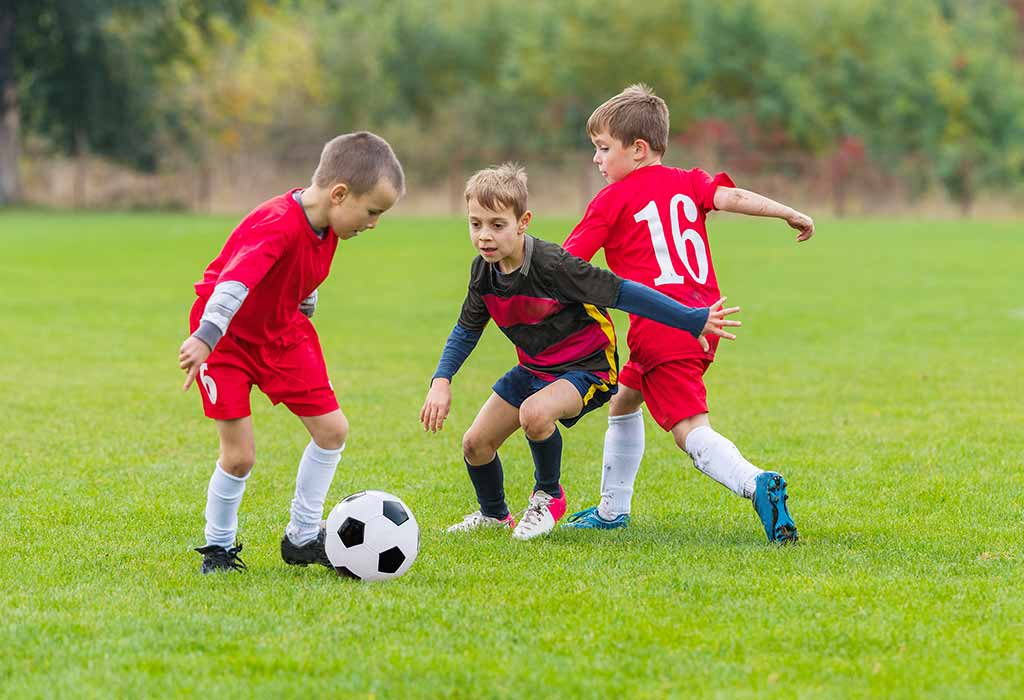
#> input picture data/football.jpeg, 1024 x 700 px
$ python -i gmc.py   (imports and definitions only)
#> lines starting #> are read from the running program, lines starting #| are printed output that depends on the picture
#> further down, picture is the input picture: shape (700, 1024, 3); mean B, G, R 81.4, 153.8, 149.1
# Ultralytics YOLO 🚀, AGPL-3.0 license

import copy

import cv2
import numpy as np

from rtm.utils import LOGGER


class GMC:
    def __init__(self, method="sparseOptFlow", downscale=2, verbose=None):
        """Initialize a video tracker with specified parameters."""
        super().__init__()

        self.method = method
        self.downscale = max(1, int(downscale))

        if self.method == "orb":
            self.detector = cv2.FastFeatureDetector_create(20)
            self.extractor = cv2.ORB_create()
            self.matcher = cv2.BFMatcher(cv2.NORM_HAMMING)

        elif self.method == "sift":
            self.detector = cv2.SIFT_create(
                nOctaveLayers=3, contrastThreshold=0.02, edgeThreshold=20
            )
            self.extractor = cv2.SIFT_create(
                nOctaveLayers=3, contrastThreshold=0.02, edgeThreshold=20
            )
            self.matcher = cv2.BFMatcher(cv2.NORM_L2)

        elif self.method == "ecc":
            number_of_iterations = 5000
            termination_eps = 1e-6
            self.warp_mode = cv2.MOTION_EUCLIDEAN
            self.criteria = (
                cv2.TERM_CRITERIA_EPS | cv2.TERM_CRITERIA_COUNT,
                number_of_iterations,
                termination_eps,
            )

        elif self.method == "sparseOptFlow":
            self.feature_params = dict(
                maxCorners=1000,
                qualityLevel=0.01,
                minDistance=1,
                blockSize=3,
                useHarrisDetector=False,
                k=0.04,
            )
            # self.gmc_file = open('GMC_results.txt', 'w')

        elif self.method in ["file", "files"]:
            seqName = verbose[0]
            ablation = verbose[1]
            if ablation:
                filePath = r"tracker/GMC_files/MOT17_ablation"
            else:
                filePath = r"tracker/GMC_files/MOTChallenge"

            if "-FRCNN" in seqName:
                seqName = seqName[:-6]
            elif "-DPM" in seqName or "-SDP" in seqName:
                seqName = seqName[:-4]
            self.gmcFile = open(f"{filePath}/GMC-{seqName}.txt")

            if self.gmcFile is None:
                raise ValueError(
                    f"Error: Unable to open GMC file in directory:{filePath}"
                )
        elif self.method in ["none", "None"]:
            self.method = "none"
        else:
            raise ValueError(f"Error: Unknown CMC method:{method}")

        self.prevFrame = None
        self.prevKeyPoints = None
        self.prevDescriptors = None

        self.initializedFirstFrame = False

    def apply(self, raw_frame, detections=None):
        """Apply object detection on a raw frame using specified method."""
        if self.method in ["orb", "sift"]:
            return self.applyFeatures(raw_frame, detections)
        elif self.method == "ecc":
            return self.applyEcc(raw_frame, detections)
        elif self.method == "sparseOptFlow":
            return self.applySparseOptFlow(raw_frame, detections)
        elif self.method == "file":
            return self.applyFile(raw_frame, detections)
        elif self.method == "none":
            return np.eye(2, 3)
        else:
            return np.eye(2, 3)

    # [171 lines left out: functions applyEcc, applyFeatures, not called in this run]

    def applySparseOptFlow(self, raw_frame, detections=None):
        """Initialize."""
        # t0 = time.time()
        height, width, _ = raw_frame.shape
#> height = 700; width = 1024
        frame = cv2.cvtColor(raw_frame, cv2.COLOR_BGR2GRAY)
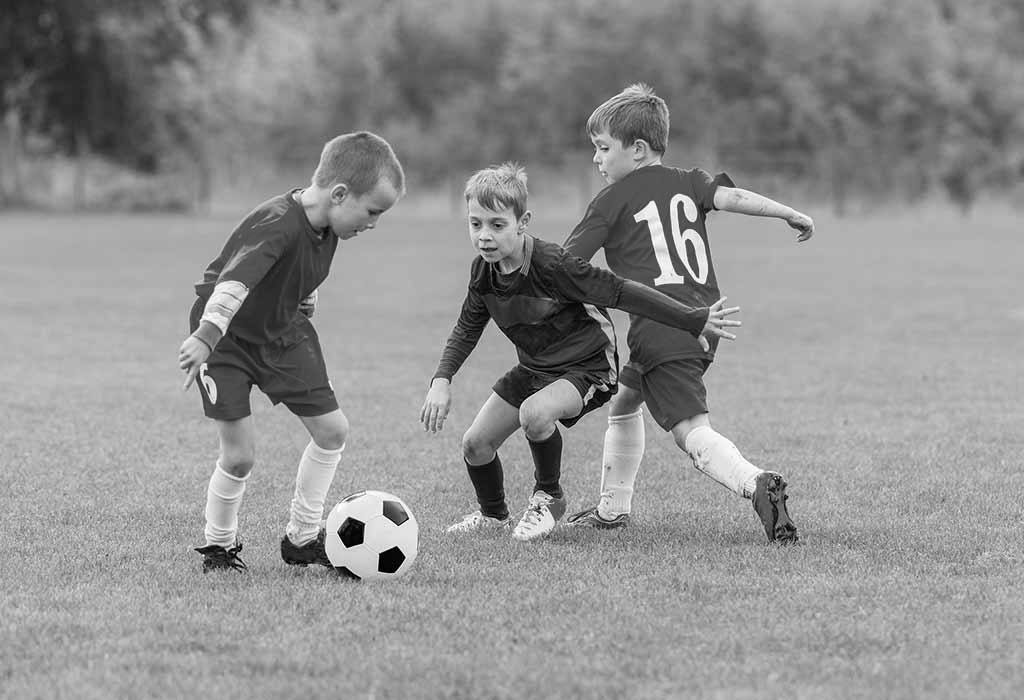
#> frame: shape (700, 1024); min 0, max 255, mean 144.2
        H = np.eye(2, 3)

        # Downscale image
        if self.downscale > 1.0:
            # frame = cv2.GaussianBlur(frame, (3, 3), 1.5)
            frame = cv2.resize(
                frame, (width // self.downscale, height // self.downscale)
            )
#> frame: shape (350, 512)

        # Find the keypoints
        keypoints = cv2.goodFeaturesToTrack(frame, mask=None, **self.feature_params)
#> keypoints = 1000 rows, first 8: [340, 101], [190, 284], [343, 120], [102, 186], [173, 273], [106, 201], [180, 270], [198, 273]

        # Handle first frame
        if not self.initializedFirstFrame:
            # Initialize data
            self.prevFrame = frame.copy()
            self.prevKeyPoints = copy.copy(keypoints)
#> self.prevKeyPoints has the same summary as keypoints

            # Initialization done
            self.initializedFirstFrame = True

            return H

        # Find correspondences
        matchedKeypoints, status, err = cv2.calcOpticalFlowPyrLK(
            self.prevFrame, frame, self.prevKeyPoints, None
        )

        # Leave good correspondences only
        prevPoints = []
        currPoints = []

        for i in range(len(status)):
            if status[i]:
                prevPoints.append(self.prevKeyPoints[i])
                currPoints.append(matchedKeypoints[i])

        prevPoints = np.array(prevPoints)
        currPoints = np.array(currPoints)

        # Find rigid matrix
        if (np.size(prevPoints, 0) > 4) and (
            np.size(prevPoints, 0) == np.size(prevPoints, 0)
        ):
            H, inliers = cv2.estimateAffinePartial2D(prevPoints, currPoints, cv2.RANSAC)

            # Handle downscale
            if self.downscale > 1.0:
                H[0, 2] *= self.downscale
                H[1, 2] *= self.downscale
        else:
            LOGGER.warning("WARNING: not enough matching points")

        # Store to next iteration
        self.prevFrame = frame.copy()
        self.prevKeyPoints = copy.copy(keypoints)

        # gmc_line = str(1000 * (time.time() - t0)) + "\t" + str(H[0, 0]) + "\t" + str(H[0, 1]) + "\t" + str(
        #     H[0, 2]) + "\t" + str(H[1, 0]) + "\t" + str(H[1, 1]) + "\t" + str(H[1, 2]) + "\n"
        # self.gmc_file.write(gmc_line)

        return H

    # [13 lines left out: function applyFile, not called in this run]

>>> import cv2
>>> picture = cv2.imread('../../../data/football.jpeg')
>>> result = GMC().apply(picture)
#> result = [[1, 0, 0], [0, 1, 0]]

$ run again, on data/run.png
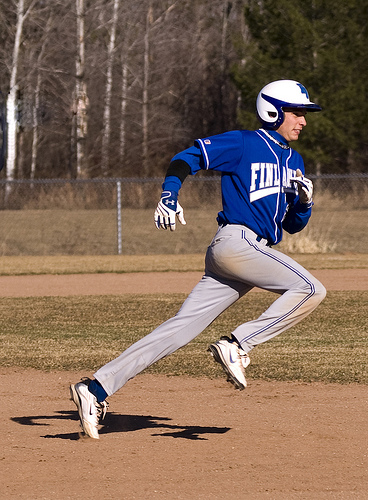
#> input picture data/run.png, 368 x 500 px
#> picture is the input picture: shape (500, 368, 3); mean B, G, R 90.3, 106.1, 129.7
#> in applySparseOptFlow, `frame = cv2.cvtColor(raw_frame, cv2.COLOR_BGR2GRAY)`:
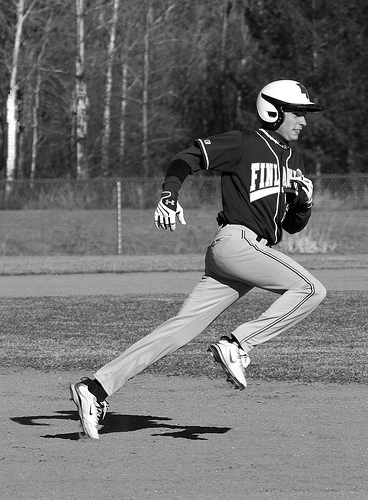
#> frame: shape (500, 368); min 0, max 255, mean 111.3
#> in applySparseOptFlow, `frame = cv2.resize( frame, (width // self.downscale, height // self.do..`:
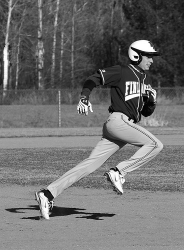
#> frame: shape (250, 184); min 2, max 255, mean 111.5
#> keypoints = 726 rows, first 8: [134, 56], [125, 100], [129, 119], [132, 120], [87, 104], [128, 94], [138, 57], [146, 90]
#> self.prevKeyPoints has the same summary as keypoints
#> result = [[1, 0, 0], [0, 1, 0]]
